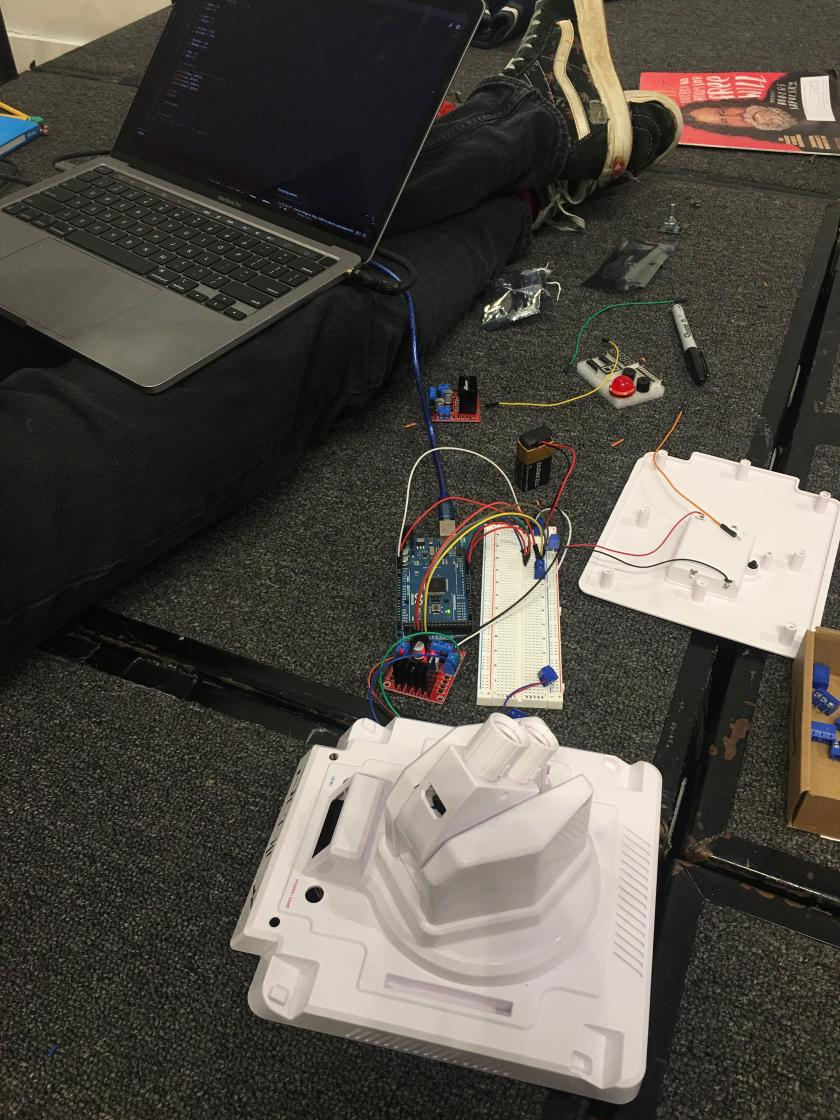
#> input picture face-tracker.jpg, 840 x 1120 px, given in place of the camera
$ python tracker.py
#> lines starting #> are read from the running program, lines starting #| are printed output that depends on the picture; after the words box and inside, x2 and y2 are one past the last pixel; in counts of white or black regions, pixels touching at a corner belong together
import cv2
import numpy
import serial
from time import sleep

ser = serial.Serial(port='/dev/cu.usbmodem1101', baudrate=9600, timeout=3)
sleep(3)

lower_red = numpy.array([134, 83, 39])
upper_red = numpy.array([137, 94, 75])

cap = cv2.VideoCapture(1)

while(1):
    _, frame = cap.read()
#> frame is the input picture: shape (1120, 840, 3); mean B, G, R 69.8, 76.8, 81.3
    cv2.flip(frame, flipCode=0)
    frame = cv2.GaussianBlur(frame, (5, 5), 0)
    hsv = cv2.cvtColor(frame, cv2.COLOR_BGR2HSV)
#> hsv: shape (1120, 840, 3); mean H, S, V 32.1, 41.5, 82.2
    mask = cv2.inRange(hsv, lower_red, upper_red)
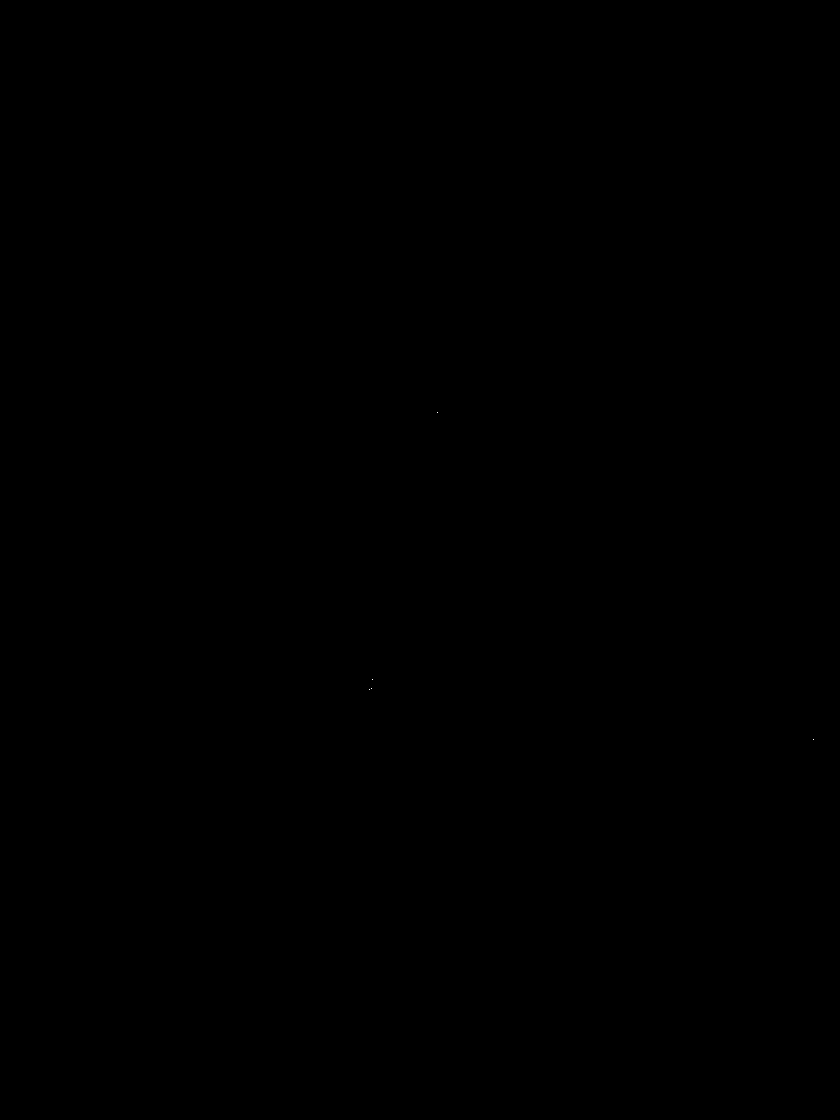
#> mask: shape (1120, 840); 0% white in thin lines or dots, all inside (x1, y1, x2, y2) = (369, 412, 814, 740)
    contours, _ = cv2.findContours(mask, cv2.RETR_EXTERNAL, cv2.CHAIN_APPROX_SIMPLE)
#> contours = 5 contours, all with area under 20
    if contours:
        largest_contour = max(contours, key=cv2.contourArea)
#> largest_contour = [[813, 739]]
        x, y, w, h = cv2.boundingRect(largest_contour)
#> x = 813; y = 739; w = 1; h = 1

        cv2.rectangle(frame, (x, y), (x + w, y + h), (0, 255, 0), 2)
#> frame: shape (1120, 840, 3); mean B, G, R 69.8, 76.8, 81.3

        #x = x + w / 2
        #y = y + h / 2

        nx = int((min(x, 1000) / 1000) * 100)
#> nx = 81
        ny = 100 - int((min(y, 700) / 700) * 100)
#> ny = 0

        #ser.write(f"{int(nx)}:{int(ny)}?".encode())
        print(f"{nx}:{ny}?")
#| 81:0?
        ser.write(f"{nx}:{ny}?".encode())

        # sleep(1)
        bytes = ser.read(1)
        print(bytes)

    res = cv2.bitwise_and(frame,frame, mask= mask)
    cv2.imshow('frame',frame)
    cv2.imshow('mask',mask)
    cv2.imshow('res',res)
    if cv2.waitKey(1) & 0xFF == ord('q'):
#> (key q is pressed here)
        break

cv2.destroyAllWindows()

cap.release()
